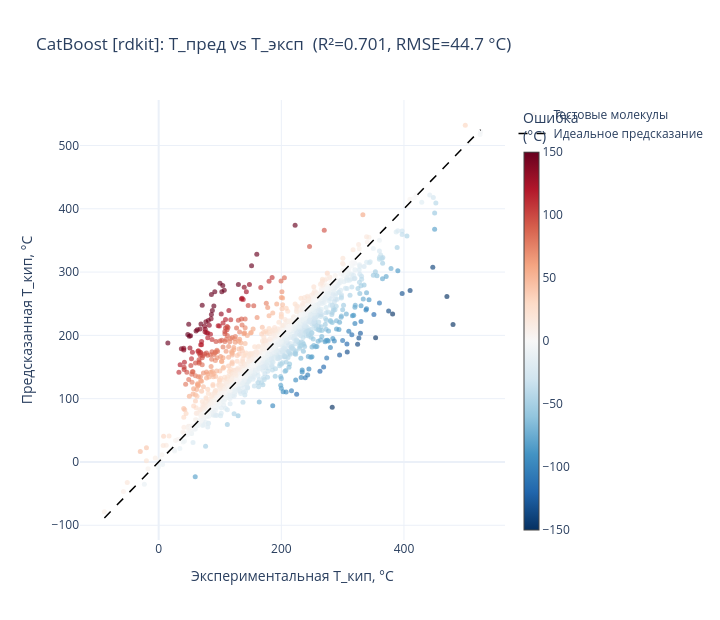

The cell this chart's notebook holds for it:
### Markdown cell above
**17.2 Гистограммы ошибок. Данные: тестовая выборка (n≈ 1715 молекул).**

- **Левый график** — знаковая ошибка (Tпред − Tэксп). Симметрия распределения и положение пика около нуля указывают на отсутствие систематического смещения. Если пик смещён вправо — модель в среднем переоценивает Tкип; влево — недооценивает.  
- **Правый график** — абсолютная ошибка |ошибка|. Если медиана ниже MAE, распределение асимметрично: большинство молекул предсказывается хорошо, но небольшая часть даёт очень большие ошибки („хвост“ распределения).

### Code cell
# ── 17.3: Plotly scatter (тестовая выборка) ──────────────────────────────
import plotly.graph_objects as go

# customdata: [name, SMILES_short, T_exp, T_pred, error, n_sources]
_cdata = [
    [str(cmpd),
     (str(smi)[:60] + '...') if len(str(smi)) > 60 else str(smi),
     f'{te:.1f}',
     f'{tp:.1f}',
     f'{err:+.1f}',
     str(ns)]
    for cmpd, smi, te, tp, err, ns in zip(
        df_test_err['compound'],
        df_test_err['SMILES'],
        df_test_err['T_exp'],
        df_test_err['T_pred'],
        df_test_err['error'],
        df_test_err['n_sources'],
    )
]

_htemplate = (
    '<b>%{customdata[0]}</b><br>'
    'SMILES: %{customdata[1]}<br>'
    'Tэксп: %{customdata[2]} °C<br>'
    'Tпред: %{customdata[3]} °C<br>'
    'Ошибка: %{customdata[4]} °C<br>'
    'Ист.: %{customdata[5]}'
    '<extra></extra>'
)

_t_min = float(df_test_err['T_exp'].min())
_t_max = float(df_test_err['T_exp'].max())

fig_scatter = go.Figure()
fig_scatter.add_trace(go.Scatter(
    x=df_test_err['T_exp'].tolist(),
    y=df_test_err['T_pred'].tolist(),
    mode='markers',
    marker=dict(
        size=5,
        color=df_test_err['error'].tolist(),
        colorscale='RdBu_r',
        colorbar=dict(title='Ошибка<br>(°C)', thickness=15),
        cmin=-150, cmax=150, opacity=0.65,
    ),
    customdata=_cdata,
    hovertemplate=_htemplate,
    name='Тестовые молекулы',
))
fig_scatter.add_trace(go.Scatter(
    x=[_t_min, _t_max], y=[_t_min, _t_max],
    mode='lines', line=dict(color='black', dash='dash', width=1.5),
    name='Идеальное предсказание',
    hoverinfo='skip',
))
fig_scatter.update_layout(
    title=f'CatBoost [rdkit]: T_пред vs T_эксп  '
          f'(R²={_r2_ea:.3f}, RMSE={_rmse_ea:.1f} °C)',
    xaxis_title='Экспериментальная T_кип, °C',
    yaxis_title='Предсказанная T_кип, °C',
    width=720, height=620, template='plotly_white',
)
fig_scatter.show()
_html_path = FIGURES_DIR / 'error_scatter_catboost.html'
fig_scatter.write_html(str(_html_path))
print(f'Сохранено: {_html_path.name}')
print(f'Тестовых точек: {len(df_test_err)}')

### Figure 1 — Plotly figure (JSON) as saved in the notebook; plotly's stock layout.template omitted (floating-point values rounded to 4 significant figures; data arrays with more than 128 entries replaced by an {"elided": "..."} marker saying what was removed)
{"data": [{"customdata": {"elided": "1715x6 str values"}, "hovertemplate": "<b>%{customdata[0]}</b><br>SMILES: %{customdata[1]}<br>Tэксп: %{customdata[2]} °C<br>Tпред: %{customdata[3]} °C<br>Ошибка: %{customdata[4]} °C<br>Ист.: %{customdata[5]}<extra></extra>", "marker": {"cmax": 150, "cmin": -150, "color": {"elided": "1715 float values"}, "colorbar": {"thickness": 15, "title": {"text": "Ошибка<br>(°C)"}}, "colorscale": [[0, "rgb(5,48,97)"], [0.1, "rgb(33,102,172)"], [0.2, "rgb(67,147,195)"], [0.3, "rgb(146,197,222)"], [0.4, "rgb(209,229,240)"], [0.5, "rgb(247,247,247)"], [0.6, "rgb(253,219,199)"], [0.7, "rgb(244,165,130)"], [0.8, "rgb(214,96,77)"], [0.9, "rgb(178,24,43)"], [1, "rgb(103,0,31)"]], "opacity": 0.65, "size": 5}, "mode": "markers", "name": "Тестовые молекулы", "type": "scatter", "x": {"elided": "1715 float values"}, "y": {"elided": "1715 float values"}}, {"hoverinfo": "skip", "line": {"color": "black", "dash": "dash", "width": 1.5}, "mode": "lines", "name": "Идеальное предсказание", "type": "scatter", "x": [-88.53, 525], "y": [-88.53, 525]}], "layout": {"height": 620, "title": {"text": "CatBoost [rdkit]: T_пред vs T_эксп  (R²=0.701, RMSE=44.7 °C)"}, "width": 720, "xaxis": {"title": {"text": "Экспериментальная T_кип, °C"}}, "yaxis": {"title": {"text": "Предсказанная T_кип, °C"}}}}
